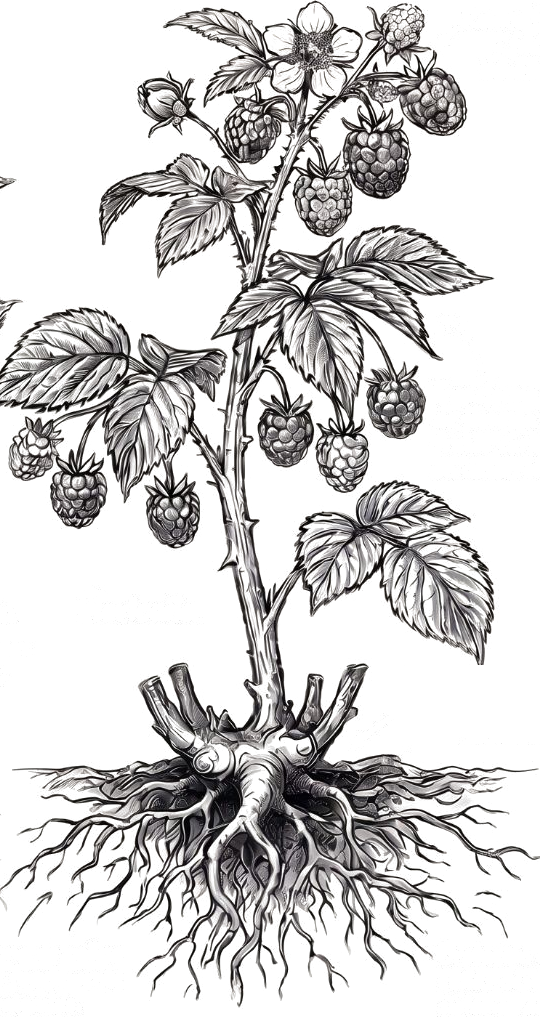
#> input picture tools/start_bg/floricana.png, 540 x 1017 px
$ python make_berries.py start_bg/floricana.png
#> lines starting #> are read from the running program, lines starting #| are printed output that depends on the picture; after the words box and inside, x2 and y2 are one past the last pixel; in counts of white or black regions, pixels touching at a corner belong together
"""
tools/make_berries.py
=====================
Recorta las frambuesas ilustradas (una lámina 3×3 con su nombre debajo) y genera
PNG con fondo transparente para la vista previa: color y gris (semana sin registro).

    python tools/make_berries.py lamina.jpg

Orden de la lámina (filas de arriba a abajo, de izquierda a derecha).
"""
import os
import sys

import numpy as np
from PIL import Image, ImageFilter
from scipy import ndimage

NAMES = ["codigo_55", "meeker", "codigo_31",
         "codigo_81", "wakefield", "codigo_24",
         "lagorai", "cascade_harvest", "codigo_11"]
OUT = os.path.join(os.path.dirname(__file__), "..", "assets", "ui", "berries")
SIDE = 240   # alto máximo de cada PNG


def main(src):
#> called with src = 'start_bg/floricana.png'
    im = Image.open(src).convert("RGB")
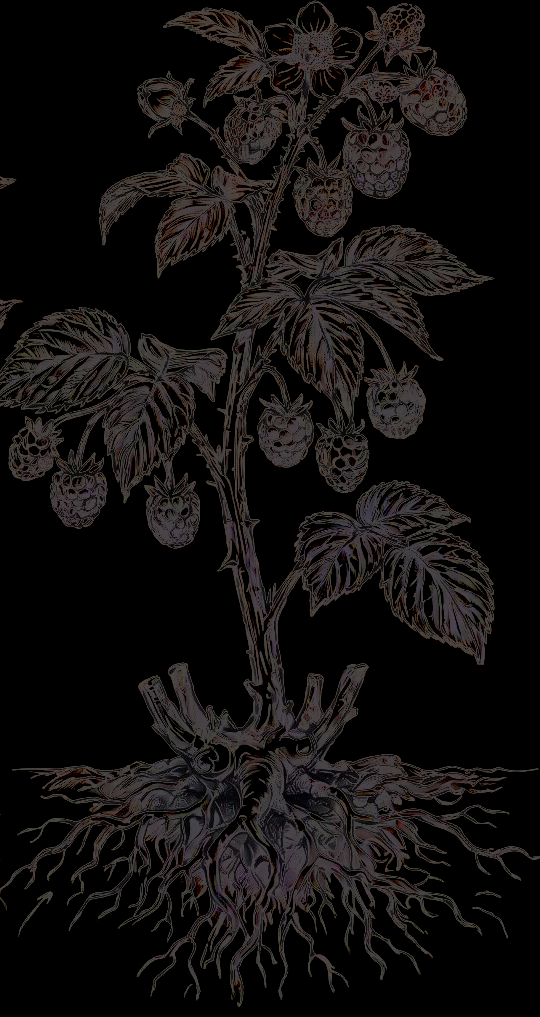
#> im: PIL image 540x1017 RGB; mean R, G, B 18.2, 15.8, 15.3
    a = np.asarray(im).astype(int)
    r, g, b = a[..., 0], a[..., 1], a[..., 2]
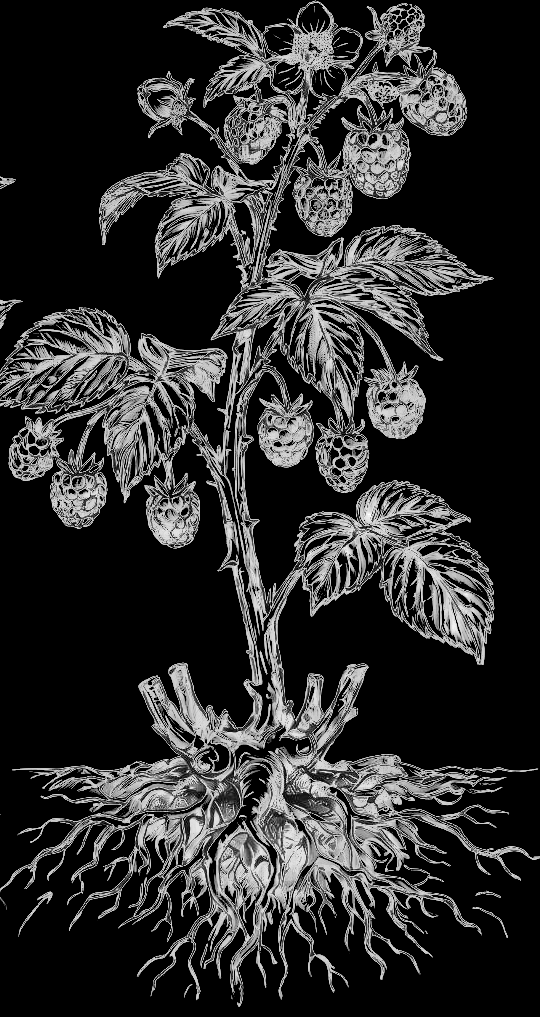
#> b: shape (1017, 540) int64; min 0, max 84, mean 15.3; drawn with min black and max white
    # Fruto: rojo dominante (el papel es crema y las hojas verdes).
    mask = (r - g > 45) & (r - b > 25)
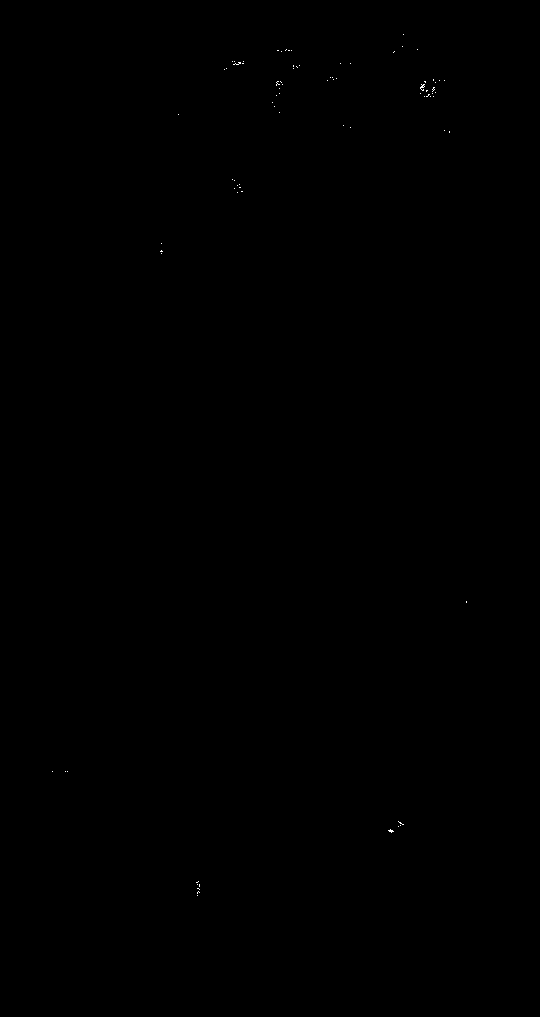
#> mask: shape (1017, 540) bool; 0.03% white in thin lines or dots, all inside (x1, y1, x2, y2) = (52, 34, 467, 896)
    mask = ndimage.binary_closing(mask, iterations=4)
#> mask: shape (1017, 540) bool; 0.06% white; 47 white regions (43 under 20 px), largest, box (x1, y1, x2, y2) and area: (420, 81, 436, 97) 127, (234, 180, 243, 193) 41, (276, 81, 283, 89) 34, (232, 61, 241, 65) 20
    mask = ndimage.binary_fill_holes(mask)
    mask = ndimage.binary_opening(mask, iterations=2)
#> mask: shape (1017, 540) bool; 0.03% white; 3 white regions, box (x1, y1, x2, y2) and area: (420, 85, 436, 97) 107, (234, 185, 241, 192) 30, (276, 82, 283, 88) 27
    lab, n = ndimage.label(mask)
#> lab: shape (1017, 540) int32; 4 distinct labels, from 0 to 3
#> n = 3
    sizes = ndimage.sum(mask, lab, range(1, n + 1))
#> sizes = [27, 107, 30]
    keep = [i + 1 for i in np.argsort(sizes)[::-1][:9]]
#> keep = [2, 3, 1]
    boxes = []
    for k in keep:
        ys, xs = np.where(lab == k)
        boxes.append((ys.min(), xs.min(), ys.max(), xs.max(), k))
#> this loop made 3 passes
#> k on passes 1 to 3: 2, 3, 1
#> after the loop, boxes = [(85, 420, 96, 435, 2), (185, 234, 191, 240, 3), (82, 276, 87, 282, 1)]
    # Ordenar por filas (y) y luego columnas (x).
    boxes.sort(key=lambda t: t[0])
    rows = [sorted(boxes[i:i + 3], key=lambda t: t[1]) for i in range(0, 9, 3)]
#> rows = [[(185, 234, 191, 240, 3), (82, 276, 87, 282, 1), (85, 420, 96, 435, 2)], [], []]
    os.makedirs(OUT, exist_ok=True)
    for name, (y0, x0, y1, x1, k) in zip(NAMES, [b for row in rows for b in row]):
        pad = 6
        y0, x0 = max(0, y0 - pad), max(0, x0 - pad)
        y1, x1 = min(a.shape[0], y1 + pad), min(a.shape[1], x1 + pad)
        crop = im.crop((x0, y0, x1, y1))
        m = Image.fromarray(((lab[y0:y1, x0:x1] == k) * 255).astype("uint8"))
        m = m.filter(ImageFilter.GaussianBlur(1.2))       # borde suave
        rgba = crop.copy()
        rgba.putalpha(m)
        scale = SIDE / max(rgba.size)
        rgba = rgba.resize((max(1, int(rgba.width * scale)), max(1, int(rgba.height * scale))),
                           Image.LANCZOS)
        rgba.save(os.path.join(OUT, f"{name}.png"), optimize=True)
        gray = rgba.convert("LA").convert("RGBA")
        # gris claro y lavado (semana sin registro)
        g_arr = np.asarray(gray).astype(float)
        g_arr[..., :3] = 150 + g_arr[..., :3] * .38
        Image.fromarray(g_arr.astype("uint8")).save(os.path.join(OUT, f"{name}_gris.png"), optimize=True)
        print(name, rgba.size)
#> this loop made 3 passes
#> (name, y0, x0, y1, x1, k, scale) on passes 1 to 3: ('codigo_55', 179, 228, 197, 246, 3, 13.33), ('meeker', 76, 270, 93, 288, 1, 13.33), ('codigo_31', 79, 414, 102, 441, 2, 8.89)
#| codigo_55 (240, 240)
#| meeker (240, 226)
#| codigo_31 (240, 204)
#> pass 1, in main, `rgba = rgba.resize((max(1, int(rgba.width * scale)), max(1, int(rgba.h..`:
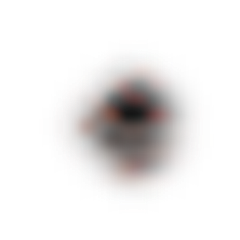
#> rgba: PIL image 240x240 RGBA; mean R, G, B, A 22.9, 16.1, 14.5, 23.7; transparent parts drawn white
#> after the loop:
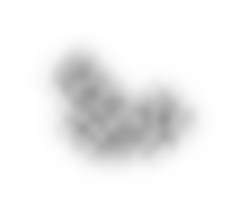
#> g_arr: shape (204, 240, 4) float64; mean R, G, B, A 156.5, 156.5, 156.5, 43.9; transparent parts drawn white
#> after the loop:
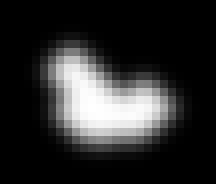
#> m: PIL image 27x23 L (shown 8 times larger); min 0, max 255, mean 44
#> after the loop:
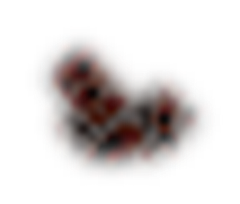
#> rgba: PIL image 240x204 RGBA; mean R, G, B, A 23.6, 14.5, 13, 43.9; transparent parts drawn white


if __name__ == "__main__":
    main(sys.argv[1])
